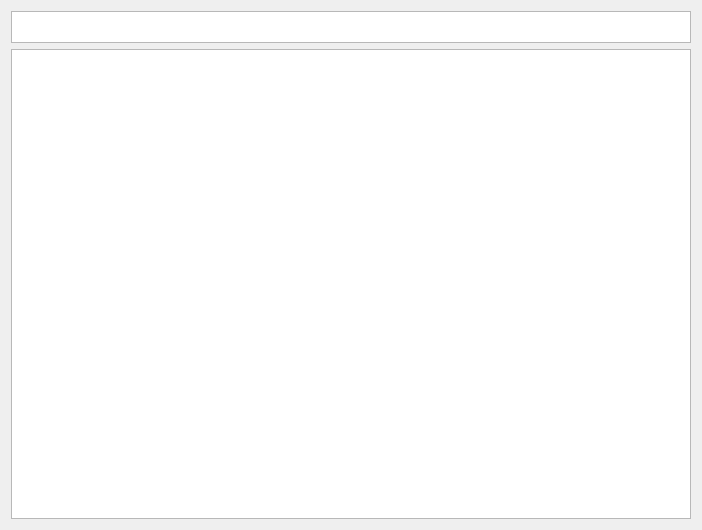
<?xml version="1.0" encoding="UTF-8"?>
<ui version="4.0">
 <class>TreeWidget</class>
 <widget class="QWidget" name="TreeWidget">
  <property name="geometry">
   <rect>
    <x>0</x>
    <y>0</y>
    <width>702</width>
    <height>530</height>
   </rect>
  </property>
  <property name="windowTitle">
   <string>Form</string>
  </property>
  <layout class="QVBoxLayout" name="verticalLayout">
   <item>
    <widget class="QListWidget" name="pathlist">
     <property name="maximumSize">
      <size>
       <width>16777215</width>
       <height>32</height>
      </size>
     </property>
     <property name="acceptDrops">
      <bool>true</bool>
     </property>
     <property name="verticalScrollBarPolicy">
      <enum>Qt::ScrollBarAlwaysOff</enum>
     </property>
     <property name="dragDropMode">
      <enum>QAbstractItemView::DropOnly</enum>
     </property>
     <property name="flow">
      <enum>QListView::LeftToRight</enum>
     </property>
    </widget>
   </item>
   <item>
    <widget class="QListWidget" name="listWidget">
     <property name="contextMenuPolicy">
      <enum>Qt::CustomContextMenu</enum>
     </property>
     <property name="acceptDrops">
      <bool>true</bool>
     </property>
     <property name="dragEnabled">
      <bool>true</bool>
     </property>
     <property name="dragDropMode">
      <enum>QAbstractItemView::DropOnly</enum>
     </property>
     <property name="defaultDropAction">
      <enum>Qt::MoveAction</enum>
     </property>
     <property name="alternatingRowColors">
      <bool>false</bool>
     </property>
     <property name="selectionMode">
      <enum>QAbstractItemView::ExtendedSelection</enum>
     </property>
     <property name="iconSize">
      <size>
       <width>48</width>
       <height>48</height>
      </size>
     </property>
     <property name="movement">
      <enum>QListView::Snap</enum>
     </property>
     <property name="layoutMode">
      <enum>QListView::Batched</enum>
     </property>
     <property name="gridSize">
      <size>
       <width>128</width>
       <height>128</height>
      </size>
     </property>
     <property name="viewMode">
      <enum>QListView::IconMode</enum>
     </property>
     <property name="uniformItemSizes">
      <bool>false</bool>
     </property>
     <property name="wordWrap">
      <bool>true</bool>
     </property>
     <property name="sortingEnabled">
      <bool>true</bool>
     </property>
    </widget>
   </item>
   <item>
    <layout class="QVBoxLayout" name="boxUpload"/>
   </item>
  </layout>
 </widget>
 <resources/>
 <connections/>
</ui>
